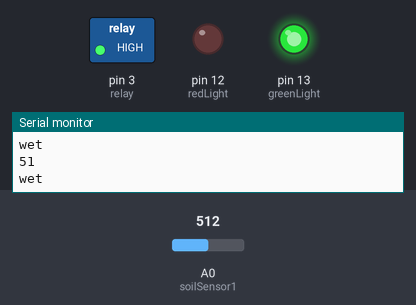
Bench run of a sketch on a simulated Arduino Uno, built with avr-gcc and run on an emulated ATmega328P. On the bench: switched loads named in the sketch (green lamp = pin HIGH), output pins drawn as LEDs (lit = HIGH), the last lines printed to the serial monitor. The test bench sets the inputs (shaded band); at power-on: A0 (soilSensor1) = 512.

Above: at 1.8 s.
1.9 s: A0 (soilSensor1) set to 692
6.0 s: A0 (soilSensor1) set to 714
At 6.7 s:
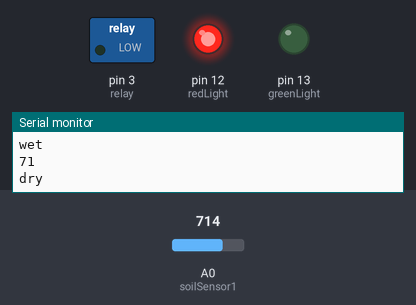
10.0 s: A0 (soilSensor1) set to 511
At 11.7 s:
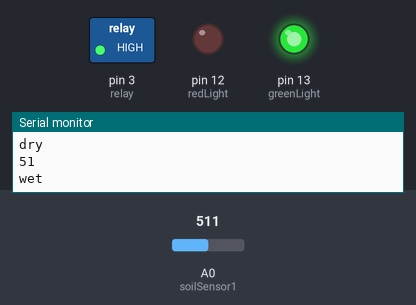
14.1 s: A0 (soilSensor1) set to 716
At 16.0 s:
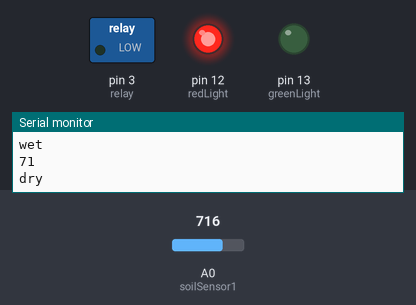
Timing chart, 0 to 17.5 s (numbered marks = the images above; inputs shaded):
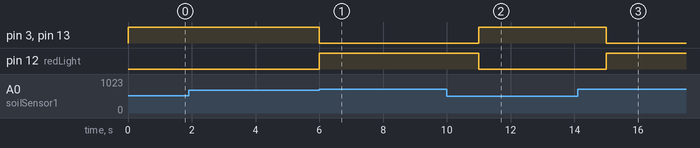

The sketch:

plantwaterer.ino
```cpp
/*

CONNECTIONS:

ARDUINO

GND - Breadboard GND

MOISTURE SENSOR

VCC - Arduino 5V
GND - Breadboard GND
D0 - Arduino A0

RELAY

IN - Arduino D3
GND - Breadboard GND
VCC - Breadboard Power

Always Open - Water pump power
Public - Breadboard power
Always closed - DO NOT CONNECT

WATER PUMP

GND (black wire) - Breadboard GND
Power (red wire) already described above - Relay 'Always Open'

 */

int greenLight = 13; // Green light power connects to pin D13

int redLight = 12; // Red light power connects to pin D12

int soilSensor1 = 0; // Soil moisture sensor connects to Analog pin A0 -- make sure it's the "A" pin!

int sensorValue = 0; // This is not a connection! This is the variable for our sensor, leave this at 0

int relay = 3; // A relay turns electronics on and off. We need this for our water pump. Connect the "IN" on the relay to pin D3 on the Arduino


void setup() { //A setup function defines all the important facts before the code runs

   Serial.begin(9600); // Tells the Arduino to start recording text in the Serial Monitor

   pinMode(greenLight, OUTPUT); // Tells the Arduino that a green light will be used to communicate

   pinMode(redLight, OUTPUT); // Tells the Arduino that a red light will be used to communicate

   pinMode(relay, OUTPUT); // Tells the Arduino that a relay will be used to communicate and control the water pump

   Serial.println("BEGIN PLANT WATERING CODE"); // When the Arduino starts, it will print this message in the Serial Monitor
}


void loop() { // A loop function runs approximately every second. It is the main action in our code

  digitalWrite(relay, HIGH); // When the relay voltage is "high", no electricity is getting to our water pump, so the pump is turned off

   sensorValue= analogRead(soilSensor1); // Check the sensorValue (how much moisture is in the soil

   sensorValue= sensorValue/10; // Divide the sensorValue by 10 to make it easier to read

   Serial.println(sensorValue); // Print out the sensorValue in the Serial Monitor

   if(sensorValue<70) // If the sensorValue is less than 50 (meaning the soil is very wet) Do this:

   {
      digitalWrite(greenLight, HIGH); // Turn on the green light

      Serial.println("wet"); // Write this message in the Serial Monitor
   }

   else // If the sensorValue is greater than 50 (very dry) Do this:

   {

      digitalWrite(redLight,HIGH); // Turn the red light on

      Serial.println("dry"); // Write this message in the Serial Monitor

      digitalWrite(relay, LOW); // Turn down the voltage in the relay, which allows power to the water pump

      delay(1500); // Do all the actions in the "else" statement for 1000 milliseconds, which is the same at 10 seconds

   }

   delay(1000); // When all the actions are done, wait one second before moving on

   digitalWrite(greenLight,LOW); // Turn off the green light

   digitalWrite(redLight, LOW); // Turn off the red light

   digitalWrite(relay, HIGH); // Turn the voltage on the relay to high again to stop power going to the water pump

}
```

Measured:
- the behaviour switches between 699 and 700 on A0 (soilSensor1) (found by bisection; images 0 and 1)
- after the input at 6.0 s, pin 3 (relay), pin 13 (greenLight): HIGH → LOW at once; pin 12 (redLight): LOW → HIGH at once
- after the input at 10.0 s, pin 3 (relay), pin 13 (greenLight): LOW → HIGH after 1.0 s; pin 12 (redLight): HIGH → LOW after 1.0 s
- after the input at 14.1 s, pin 3 (relay), pin 13 (greenLight): HIGH → LOW after 0.90 s; pin 12 (redLight): LOW → HIGH after 0.90 s
